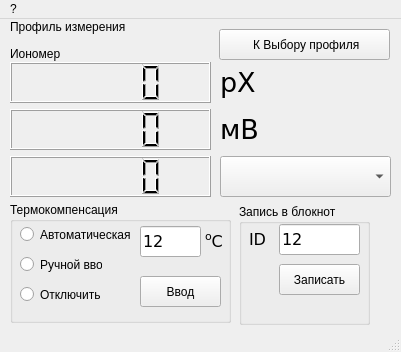
<?xml version="1.0" encoding="UTF-8"?>
<ui version="4.0">
 <class>fpIon</class>
 <widget class="QMainWindow" name="fpIon">
  <property name="geometry">
   <rect>
    <x>0</x>
    <y>0</y>
    <width>401</width>
    <height>352</height>
   </rect>
  </property>
  <property name="sizePolicy">
   <sizepolicy hsizetype="Expanding" vsizetype="Expanding">
    <horstretch>0</horstretch>
    <verstretch>0</verstretch>
   </sizepolicy>
  </property>
  <property name="minimumSize">
   <size>
    <width>401</width>
    <height>40</height>
   </size>
  </property>
  <property name="maximumSize">
   <size>
    <width>16777215</width>
    <height>479</height>
   </size>
  </property>
  <property name="windowTitle">
   <string>Иономер</string>
  </property>
  <widget class="QWidget" name="centralwidget">
   <widget class="QLabel" name="llMain">
    <property name="geometry">
     <rect>
      <x>220</x>
      <y>43</y>
      <width>51</width>
      <height>40</height>
     </rect>
    </property>
    <property name="sizePolicy">
     <sizepolicy hsizetype="Preferred" vsizetype="Preferred">
      <horstretch>0</horstretch>
      <verstretch>0</verstretch>
     </sizepolicy>
    </property>
    <property name="minimumSize">
     <size>
      <width>51</width>
      <height>40</height>
     </size>
    </property>
    <property name="font">
     <font>
      <family>Verdana</family>
      <pointsize>20</pointsize>
     </font>
    </property>
    <property name="frameShape">
     <enum>QFrame::NoFrame</enum>
    </property>
    <property name="frameShadow">
     <enum>QFrame::Sunken</enum>
    </property>
    <property name="text">
     <string>pX</string>
    </property>
   </widget>
   <widget class="QLabel" name="lblProfilName">
    <property name="geometry">
     <rect>
      <x>10</x>
      <y>24</y>
      <width>121</width>
      <height>21</height>
     </rect>
    </property>
    <property name="minimumSize">
     <size>
      <width>121</width>
      <height>21</height>
     </size>
    </property>
    <property name="font">
     <font>
      <pointsize>9</pointsize>
     </font>
    </property>
    <property name="lineWidth">
     <number>-5</number>
    </property>
    <property name="text">
     <string>Иономер</string>
    </property>
   </widget>
   <widget class="QLabel" name="label_31">
    <property name="geometry">
     <rect>
      <x>10</x>
      <y>-3</y>
      <width>121</width>
      <height>21</height>
     </rect>
    </property>
    <property name="minimumSize">
     <size>
      <width>121</width>
      <height>21</height>
     </size>
    </property>
    <property name="font">
     <font>
      <pointsize>9</pointsize>
     </font>
    </property>
    <property name="lineWidth">
     <number>-5</number>
    </property>
    <property name="text">
     <string>Профиль измерения</string>
    </property>
   </widget>
   <widget class="QLCDNumber" name="lcdMain">
    <property name="geometry">
     <rect>
      <x>10</x>
      <y>43</y>
      <width>201</width>
      <height>41</height>
     </rect>
    </property>
    <property name="sizePolicy">
     <sizepolicy hsizetype="Preferred" vsizetype="Preferred">
      <horstretch>1</horstretch>
      <verstretch>0</verstretch>
     </sizepolicy>
    </property>
    <property name="minimumSize">
     <size>
      <width>201</width>
      <height>41</height>
     </size>
    </property>
   </widget>
   <widget class="QLCDNumber" name="lcdMain_2">
    <property name="geometry">
     <rect>
      <x>10</x>
      <y>90</y>
      <width>201</width>
      <height>41</height>
     </rect>
    </property>
    <property name="sizePolicy">
     <sizepolicy hsizetype="Preferred" vsizetype="Preferred">
      <horstretch>1</horstretch>
      <verstretch>0</verstretch>
     </sizepolicy>
    </property>
    <property name="minimumSize">
     <size>
      <width>201</width>
      <height>41</height>
     </size>
    </property>
   </widget>
   <widget class="QLabel" name="llMain_2">
    <property name="geometry">
     <rect>
      <x>220</x>
      <y>90</y>
      <width>51</width>
      <height>40</height>
     </rect>
    </property>
    <property name="sizePolicy">
     <sizepolicy hsizetype="Preferred" vsizetype="Preferred">
      <horstretch>0</horstretch>
      <verstretch>0</verstretch>
     </sizepolicy>
    </property>
    <property name="minimumSize">
     <size>
      <width>51</width>
      <height>40</height>
     </size>
    </property>
    <property name="font">
     <font>
      <family>Verdana</family>
      <pointsize>20</pointsize>
     </font>
    </property>
    <property name="frameShape">
     <enum>QFrame::NoFrame</enum>
    </property>
    <property name="frameShadow">
     <enum>QFrame::Sunken</enum>
    </property>
    <property name="text">
     <string>мВ</string>
    </property>
   </widget>
   <widget class="QLCDNumber" name="lcdMain_3">
    <property name="geometry">
     <rect>
      <x>10</x>
      <y>137</y>
      <width>201</width>
      <height>41</height>
     </rect>
    </property>
    <property name="sizePolicy">
     <sizepolicy hsizetype="Preferred" vsizetype="Preferred">
      <horstretch>1</horstretch>
      <verstretch>0</verstretch>
     </sizepolicy>
    </property>
    <property name="minimumSize">
     <size>
      <width>201</width>
      <height>41</height>
     </size>
    </property>
   </widget>
   <widget class="QComboBox" name="cbEd_3">
    <property name="geometry">
     <rect>
      <x>220</x>
      <y>137</y>
      <width>171</width>
      <height>41</height>
     </rect>
    </property>
    <property name="minimumSize">
     <size>
      <width>171</width>
      <height>41</height>
     </size>
    </property>
    <property name="font">
     <font>
      <pointsize>18</pointsize>
     </font>
    </property>
    <property name="autoFillBackground">
     <bool>true</bool>
    </property>
   </widget>
   <widget class="QGroupBox" name="groupBox">
    <property name="geometry">
     <rect>
      <x>10</x>
      <y>183</y>
      <width>221</width>
      <height>121</height>
     </rect>
    </property>
    <property name="sizePolicy">
     <sizepolicy hsizetype="Expanding" vsizetype="Expanding">
      <horstretch>0</horstretch>
      <verstretch>0</verstretch>
     </sizepolicy>
    </property>
    <property name="minimumSize">
     <size>
      <width>38</width>
      <height>12</height>
     </size>
    </property>
    <property name="maximumSize">
     <size>
      <width>381</width>
      <height>121</height>
     </size>
    </property>
    <property name="title">
     <string>Термокомпенсация</string>
    </property>
    <widget class="QRadioButton" name="rbAutoT">
     <property name="geometry">
      <rect>
       <x>10</x>
       <y>24</y>
       <width>111</width>
       <height>17</height>
      </rect>
     </property>
     <property name="minimumSize">
      <size>
       <width>111</width>
       <height>17</height>
      </size>
     </property>
     <property name="text">
      <string>Автоматическая</string>
     </property>
    </widget>
    <widget class="QRadioButton" name="rbManualT">
     <property name="geometry">
      <rect>
       <x>10</x>
       <y>54</y>
       <width>82</width>
       <height>17</height>
      </rect>
     </property>
     <property name="minimumSize">
      <size>
       <width>82</width>
       <height>17</height>
      </size>
     </property>
     <property name="text">
      <string>Ручной ввод</string>
     </property>
    </widget>
    <widget class="QRadioButton" name="rbOffT">
     <property name="geometry">
      <rect>
       <x>10</x>
       <y>84</y>
       <width>82</width>
       <height>17</height>
      </rect>
     </property>
     <property name="minimumSize">
      <size>
       <width>82</width>
       <height>17</height>
      </size>
     </property>
     <property name="text">
      <string>Отключить</string>
     </property>
    </widget>
    <widget class="QLineEdit" name="leTemp">
     <property name="geometry">
      <rect>
       <x>130</x>
       <y>24</y>
       <width>61</width>
       <height>31</height>
      </rect>
     </property>
     <property name="sizePolicy">
      <sizepolicy hsizetype="Expanding" vsizetype="Preferred">
       <horstretch>0</horstretch>
       <verstretch>0</verstretch>
      </sizepolicy>
     </property>
     <property name="minimumSize">
      <size>
       <width>61</width>
       <height>31</height>
      </size>
     </property>
     <property name="font">
      <font>
       <family>Verdana</family>
       <pointsize>12</pointsize>
      </font>
     </property>
     <property name="text">
      <string>12</string>
     </property>
     <property name="frame">
      <bool>true</bool>
     </property>
    </widget>
    <widget class="QToolButton" name="tbEnterT">
     <property name="geometry">
      <rect>
       <x>130</x>
       <y>74</y>
       <width>81</width>
       <height>31</height>
      </rect>
     </property>
     <property name="minimumSize">
      <size>
       <width>81</width>
       <height>31</height>
      </size>
     </property>
     <property name="focusPolicy">
      <enum>Qt::NoFocus</enum>
     </property>
     <property name="text">
      <string>Ввод</string>
     </property>
    </widget>
    <widget class="QLabel" name="label_3">
     <property name="geometry">
      <rect>
       <x>195</x>
       <y>24</y>
       <width>31</width>
       <height>31</height>
      </rect>
     </property>
     <property name="minimumSize">
      <size>
       <width>31</width>
       <height>31</height>
      </size>
     </property>
     <property name="font">
      <font>
       <family>Verdana</family>
       <pointsize>12</pointsize>
      </font>
     </property>
     <property name="text">
      <string>&lt;sup&gt;o&lt;/sup&gt;С</string>
     </property>
    </widget>
   </widget>
   <widget class="QGroupBox" name="groupBox_2">
    <property name="geometry">
     <rect>
      <x>239</x>
      <y>185</y>
      <width>131</width>
      <height>121</height>
     </rect>
    </property>
    <property name="minimumSize">
     <size>
      <width>2</width>
      <height>61</height>
     </size>
    </property>
    <property name="title">
     <string>Запись в блокнот</string>
    </property>
    <widget class="QLineEdit" name="leID">
     <property name="geometry">
      <rect>
       <x>40</x>
       <y>20</y>
       <width>81</width>
       <height>31</height>
      </rect>
     </property>
     <property name="sizePolicy">
      <sizepolicy hsizetype="Expanding" vsizetype="Preferred">
       <horstretch>0</horstretch>
       <verstretch>0</verstretch>
      </sizepolicy>
     </property>
     <property name="minimumSize">
      <size>
       <width>81</width>
       <height>31</height>
      </size>
     </property>
     <property name="font">
      <font>
       <family>Verdana</family>
       <pointsize>12</pointsize>
      </font>
     </property>
     <property name="text">
      <string>12</string>
     </property>
     <property name="frame">
      <bool>true</bool>
     </property>
    </widget>
    <widget class="QLabel" name="label_4">
     <property name="geometry">
      <rect>
       <x>10</x>
       <y>20</y>
       <width>31</width>
       <height>31</height>
      </rect>
     </property>
     <property name="minimumSize">
      <size>
       <width>31</width>
       <height>31</height>
      </size>
     </property>
     <property name="font">
      <font>
       <family>Verdana</family>
       <pointsize>12</pointsize>
      </font>
     </property>
     <property name="text">
      <string>ID</string>
     </property>
    </widget>
    <widget class="QPushButton" name="tbSaveToNotepad_">
     <property name="geometry">
      <rect>
       <x>40</x>
       <y>60</y>
       <width>81</width>
       <height>31</height>
      </rect>
     </property>
     <property name="minimumSize">
      <size>
       <width>81</width>
       <height>31</height>
      </size>
     </property>
     <property name="text">
      <string>Записать</string>
     </property>
    </widget>
   </widget>
   <widget class="QToolButton" name="tbSelectProfil">
    <property name="geometry">
     <rect>
      <x>219</x>
      <y>10</y>
      <width>171</width>
      <height>31</height>
     </rect>
    </property>
    <property name="minimumSize">
     <size>
      <width>121</width>
      <height>31</height>
     </size>
    </property>
    <property name="focusPolicy">
     <enum>Qt::NoFocus</enum>
    </property>
    <property name="text">
     <string> К Выбору профиля</string>
    </property>
   </widget>
  </widget>
  <widget class="QMenuBar" name="menubar">
   <property name="geometry">
    <rect>
     <x>0</x>
     <y>0</y>
     <width>401</width>
     <height>21</height>
    </rect>
   </property>
   <widget class="QMenu" name="muAbout">
    <property name="title">
     <string>?</string>
    </property>
   </widget>
   <addaction name="muAbout"/>
  </widget>
  <widget class="QStatusBar" name="statusbar"/>
  <action name="actConf">
   <property name="text">
    <string>Градуировка</string>
   </property>
  </action>
  <action name="action">
   <property name="text">
    <string>Градиуровка</string>
   </property>
  </action>
  <action name="action_2">
   <property name="text">
    <string>Редактировать профиль</string>
   </property>
  </action>
  <action name="action_3">
   <property name="text">
    <string>Сохранить профиль</string>
   </property>
  </action>
 </widget>
 <resources/>
 <connections/>
</ui>
